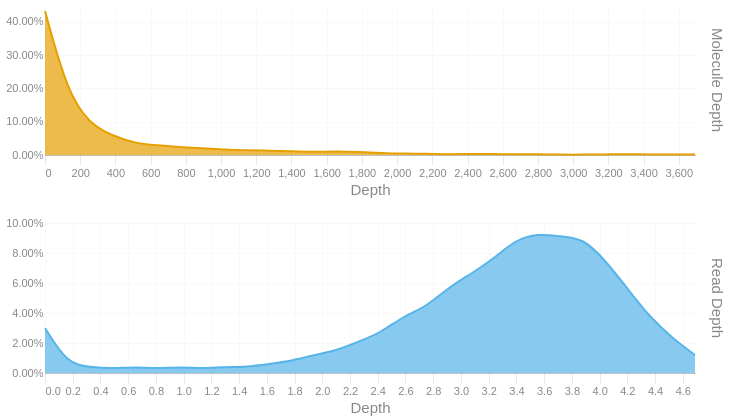

Notebook code for this chart:
### Code cell
readdep = depth_hist(tb['Read Depth'], q99, 3)
readdep = readdep.with_columns(pl.lit('Read Depth').alias('Metric'))
if not SKIPLR:
    moldep = depth_hist(tb['Molecule Depth'], mol_q99, 1)
    moldep = moldep.with_columns(pl.lit('Molecule Depth').alias('Metric'))
    _hist = pl.concat([readdep, moldep])
    _hist = _hist.filter(pl.col('Proportion') != 0)
    with SafeRender(_hist):
        (
            alt.Chart(_hist)        
            .mark_area(interpolate = "basis")
            .encode(
                x=alt.X('Bin:Q').scale(domainMin=0).axis(alt.Axis(title='Depth')),
                y = alt.Y('Proportion:Q', title = None).axis(format = '.2%'),
                color = alt.Color('Metric:N').legend(None),
                row = alt.Row("Metric:N").header(title = None, labelOrient = 'right'),
                tooltip = [
                    alt.Tooltip("Metric:N", title = "Metric"),
                    alt.Tooltip('Interval:N', title = "Depth Interval"),
                    alt.Tooltip('Proportion:Q', title = "% Alignments").format('.2%')
                ]
            )
            .resolve_scale(x='independent', y='independent')
            .properties(
                height = 150, width = 650,
                usermeta={'embedOptions': {'downloadFileName': f'{samplename}.depth.hist'}}
            )
        ).display()
else:
    readdep = readdep.filter(pl.col('Proportion') != 0)
    with SafeRender(readdep):
        (
            alt.Chart(readdep)        
            .mark_area(interpolate = "basis")
            .encode(
                x=alt.X('Bin:Q').scale(domainMin=0).axis(alt.Axis(title='Depth')),
                y = alt.Y('Proportion:Q', title = None).axis(format = '.2%'),
                tooltip = [
                    alt.Tooltip('Interval:N', title = "Depth Interval"),
                    alt.Tooltip('Proportion:Q', title = "% Alignments").format('.2%')
                ]
            )
            .properties(
                usermeta={'embedOptions': {'downloadFileName': f'{samplename}.depth.hist'}}
            )
        ).display()

### Figure 1 — Vega-Lite specification as saved in the notebook (floating-point values rounded to 4 significant figures)
{"width": 650, "height": 150, "config": {"title": {"anchor": "start", "dy": -15, "fontSize": 18, "color": "#888888", "subtitleColor": "#888888", "subtitleFontSize": 14}, "arc": {"fill": "#0072B2"}, "axis": {"domainColor": "#888888", "domainWidth": 0.5, "gridWidth": 0.2, "grid": false, "titleFontWeight": 400, "titleFontSize": 15, "labelFontSize": 11, "labelColor": "#888888", "tickColor": "#888888", "tickWidth": 0.2, "titleColor": "#888888"}, "axisBand": {"grid": false}, "axisX": {"grid": true, "tickSize": 10, "domainCap": "round"}, "axisY": {"domain": false, "grid": true, "tickSize": 0, "domainCap": "round"}, "background": "transparent", "header": {"labelFontSize": 15, "labelColor": "#888888", "titleFontSize": 15, "titleFontWeight": 600, "titleColor": "#888888"}, "legend": {"labelFont": "sans-serif", "labelFontSize": 12, "labelColor": "#888888", "symbolSize": 100, "symbolType": "circle", "titleFontSize": 12, "titlePadding": 10, "titleColor": "#888888", "title": null}, "range": {"category": ["#E69F00", "#56B4E9", "#009E73", "#F0E442", "#0072B2", "#D55E00", "#CC79A7", "#000000"], "diverging": ["#cfe8f3", "#a2d4ec", "#73bfe2", "#46abdb", "#1696d2", "#12719e"]}, "area": {"fill": "#0072B2", "fillOpacity": 0.7, "line": true, "strokeOpacity": 0.7}, "line": {"color": "#0072B2", "stroke": "#0072B2", "strokeWidth": 2}, "trail": {"color": "#0072B2", "stroke": "#0072B2", "strokeWidth": 0, "size": 1}, "point": {"filled": true, "fillOpacity": 1.0, "size": 95}, "text": {"color": "#888888", "fontSize": 11, "align": "right", "fontWeight": 400, "size": 11}, "bar": {"fill": "#0072B2", "stroke": null}, "view": {"stroke": null, "continuousWidth": 660, "continuousHeight": 400}}, "data": {"name": "data-e60684f0814ba62f3706d0576200efdb"}, "mark": {"type": "area", "interpolate": "basis"}, "encoding": {"color": {"field": "Metric", "legend": null, "type": "nominal"}, "row": {"field": "Metric", "header": {"title": null, "labelOrient": "right"}, "type": "nominal"}, "tooltip": [{"field": "Metric", "title": "Metric", "type": "nominal"}, {"field": "Interval", "title": "Depth Interval", "type": "nominal"}, {"field": "Proportion", "format": ".2%", "title": "% Alignments", "type": "quantitative"}], "x": {"axis": {"title": "Depth"}, "field": "Bin", "scale": {"domainMin": 0}, "type": "quantitative"}, "y": {"axis": {"format": ".2%"}, "field": "Proportion", "title": null, "type": "quantitative"}}, "resolve": {"scale": {"x": "independent", "y": "independent"}}, "usermeta": {"embedOptions": {"downloadFileName": "S3_Annapolis_285.depth.hist"}}, "$schema": "https://vega.github.io/schema/vega-lite/v6.1.0.json", "datasets": {"data-e60684f0814ba62f3706d0576200efdb": [{"Bin": 0.0, "Interval": "0.0-0.162", "Proportion": 0.03, "Metric": "Read Depth"}, {"Bin": 0.162, "Interval": "0.162-0.323", "Proportion": 0.006, "Metric": "Read Depth"}, {"Bin": 0.323, "Interval": "0.323-0.485", "Proportion": 0.004, "Metric": "Read Depth"}, {"Bin": 0.485, "Interval": "0.485-0.647", "Proportion": 0.003, "Metric": "Read Depth"}, {"Bin": 0.647, "Interval": "0.647-0.808", "Proportion": 0.004, "Metric": "Read Depth"}, {"Bin": 0.808, "Interval": "0.808-0.97", "Proportion": 0.003, "Metric": "Read Depth"}, {"Bin": 0.97, "Interval": "0.97-1.132", "Proportion": 0.004, "Metric": "Read Depth"}, {"Bin": 1.132, "Interval": "1.132-1.293", "Proportion": 0.003, "Metric": "Read Depth"}, {"Bin": 1.293, "Interval": "1.293-1.455", "Proportion": 0.004, "Metric": "Read Depth"}, {"Bin": 1.455, "Interval": "1.455-1.617", "Proportion": 0.004, "Metric": "Read Depth"}, {"Bin": 1.617, "Interval": "1.617-1.778", "Proportion": 0.006, "Metric": "Read Depth"}, {"Bin": 1.778, "Interval": "1.778-1.94", "Proportion": 0.008, "Metric": "Read Depth"}, {"Bin": 1.94, "Interval": "1.94-2.102", "Proportion": 0.012, "Metric": "Read Depth"}, {"Bin": 2.102, "Interval": "2.102-2.263", "Proportion": 0.015, "Metric": "Read Depth"}, {"Bin": 2.263, "Interval": "2.263-2.425", "Proportion": 0.021, "Metric": "Read Depth"}, {"Bin": 2.425, "Interval": "2.425-2.587", "Proportion": 0.027, "Metric": "Read Depth"}, {"Bin": 2.587, "Interval": "2.587-2.748", "Proportion": 0.038, "Metric": "Read Depth"}, {"Bin": 2.748, "Interval": "2.748-2.91", "Proportion": 0.044, "Metric": "Read Depth"}, {"Bin": 2.91, "Interval": "2.91-3.072", "Proportion": 0.057, "Metric": "Read Depth"}, {"Bin": 3.072, "Interval": "3.072-3.233", "Proportion": 0.066, "Metric": "Read Depth"}, {"Bin": 3.233, "Interval": "3.233-3.395", "Proportion": 0.076, "Metric": "Read Depth"}, {"Bin": 3.395, "Interval": "3.395-3.557", "Proportion": 0.089, "Metric": "Read Depth"}, {"Bin": 3.557, "Interval": "3.557-3.718", "Proportion": 0.093, "Metric": "Read Depth"}, {"Bin": 3.718, "Interval": "3.718-3.88", "Proportion": 0.091, "Metric": "Read Depth"}, {"Bin": 3.88, "Interval": "3.88-4.042", "Proportion": 0.09, "Metric": "Read Depth"}, {"Bin": 4.042, "Interval": "4.042-4.203", "Proportion": 0.075, "Metric": "Read Depth"}, {"Bin": 4.203, "Interval": "4.203-4.365", "Proportion": 0.056, "Metric": "Read Depth"}, {"Bin": 4.365, "Interval": "4.365-4.527", "Proportion": 0.037, "Metric": "Read Depth"}, {"Bin": 4.527, "Interval": "4.527-4.688", "Proportion": 0.023, "Metric": "Read Depth"}, {"Bin": 4.688, "Interval": "4.688-4.85", "Proportion": 0.012, "Metric": "Read Depth"}, {"Bin": 0.0, "Interval": "0.0-127.3", "Proportion": 0.432, "Metric": "Molecule Depth"}, {"Bin": 127.3, "Interval": "127.3-254.6", "Proportion": 0.188, "Metric": "Molecule Depth"}, {"Bin": 254.6, "Interval": "254.6-382.0", "Proportion": 0.093, "Metric": "Molecule Depth"}, {"Bin": 382.0, "Interval": "382.0-509.3", "Proportion": 0.058, "Metric": "Molecule Depth"}, {"Bin": 509.3, "Interval": "509.3-636.6", "Proportion": 0.035, "Metric": "Molecule Depth"}, {"Bin": 636.6, "Interval": "636.6-763.9", "Proportion": 0.029, "Metric": "Molecule Depth"}, {"Bin": 763.9, "Interval": "763.9-891.2", "Proportion": 0.023, "Metric": "Molecule Depth"}, {"Bin": 891.2, "Interval": "891.2-1018.5", "Proportion": 0.021, "Metric": "Molecule Depth"}, {"Bin": 1018.0, "Interval": "1018.5-1145.9", "Proportion": 0.016, "Metric": "Molecule Depth"}, {"Bin": 1146.0, "Interval": "1145.9-1273.2", "Proportion": 0.014, "Metric": "Molecule Depth"}, {"Bin": 1273.0, "Interval": "1273.2-1400.5", "Proportion": 0.013, "Metric": "Molecule Depth"}, {"Bin": 1400.0, "Interval": "1400.5-1527.8", "Proportion": 0.011, "Metric": "Molecule Depth"}, {"Bin": 1528.0, "Interval": "1527.8-1655.1", "Proportion": 0.009, "Metric": "Molecule Depth"}, {"Bin": 1655.0, "Interval": "1655.1-1782.4", "Proportion": 0.011, "Metric": "Molecule Depth"}, {"Bin": 1782.0, "Interval": "1782.4-1909.8", "Proportion": 0.009, "Metric": "Molecule Depth"}, {"Bin": 1910.0, "Interval": "1909.8-2037.1", "Proportion": 0.006, "Metric": "Molecule Depth"}, {"Bin": 2037.0, "Interval": "2037.1-2164.4", "Proportion": 0.004, "Metric": "Molecule Depth"}, {"Bin": 2164.0, "Interval": "2164.4-2291.7", "Proportion": 0.004, "Metric": "Molecule Depth"}, {"Bin": 2292.0, "Interval": "2291.7-2419.0", "Proportion": 0.002, "Metric": "Molecule Depth"}, {"Bin": 2419.0, "Interval": "2419.0-2546.3", "Proportion": 0.003, "Metric": "Molecule Depth"}, {"Bin": 2546.0, "Interval": "2546.3-2673.7", "Proportion": 0.003, "Metric": "Molecule Depth"}, {"Bin": 2674.0, "Interval": "2673.7-2801.0", "Proportion": 0.002, "Metric": "Molecule Depth"}, {"Bin": 2801.0, "Interval": "2801.0-2928.3", "Proportion": 0.003, "Metric": "Molecule Depth"}, {"Bin": 2928.0, "Interval": "2928.3-3055.6", "Proportion": 0.001, "Metric": "Molecule Depth"}, {"Bin": 3056.0, "Interval": "3055.6-3182.9", "Proportion": 0.001, "Metric": "Molecule Depth"}, {"Bin": 3183.0, "Interval": "3182.9-3310.2", "Proportion": 0.002, "Metric": "Molecule Depth"}, {"Bin": 3310.0, "Interval": "3310.2-3437.6", "Proportion": 0.002, "Metric": "Molecule Depth"}, {"Bin": 3438.0, "Interval": "3437.6-3564.9", "Proportion": 0.002, "Metric": "Molecule Depth"}, {"Bin": 3565.0, "Interval": "3564.9-3692.2", "Proportion": 0.001, "Metric": "Molecule Depth"}, {"Bin": 3692.0, "Interval": "3692.2-3819.51", "Proportion": 0.002, "Metric": "Molecule Depth"}]}}
